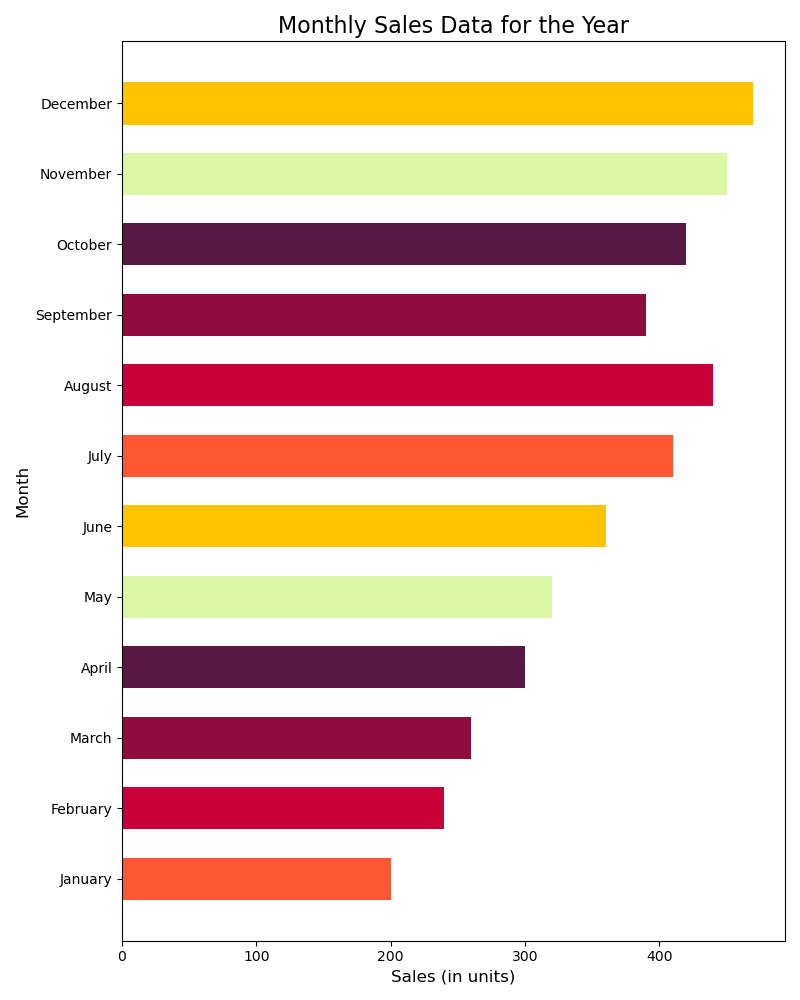

This figure's Python source:

import matplotlib.pyplot as plt

# Data to plot
months = ['January', 'February', 'March', 'April', 'May', 'June',
          'July', 'August', 'September', 'October', 'November', 'December']
sales = [200, 240, 260, 300, 320, 360, 410, 440, 390, 420, 450, 470]

# Plot a horizontal bar chart
plt.figure(figsize=(8, 10))  # Width and height of the chart
plt.barh(y=months, width=sales, color=[
    '#FF5733', '#C70039', '#900C3F', '#581845', 
    '#DAF7A6', '#FFC300', '#FF5733', '#C70039', 
    '#900C3F', '#581845', '#DAF7A6', '#FFC300'], 
    height=0.6)  # Band height of the bars

# Set the title and labels
plt.title('Monthly Sales Data for the Year', fontsize=16)
plt.xlabel('Sales (in units)', fontsize=12)
plt.ylabel('Month', fontsize=12)

# Display the chart
plt.tight_layout()  # Adjust the padding between and around subplots.
plt.show()
